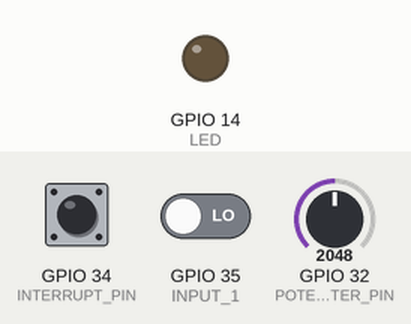
The sketch below on a simulated ESP32. On the bench: output pins drawn as LEDs (lit = HIGH). The inputs (shaded band) are chosen by the test bench; at power-on: GPIO 32 (POTENTIOMETER_PIN) = 2048, GPIO 34 (INTERRUPT_PIN) HIGH, GPIO 35 (INPUT_1) LOW. Pins used as bus, display or sensor lines are not drawn; what the sketch prints to the serial monitor is not drawn.

Above: at 0.1 s.
Timing chart, 0 to 1.8 s (numbered marks = the images above):
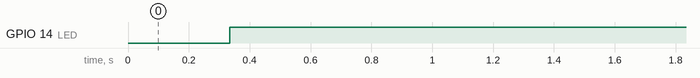

Measured:
- by itself, GPIO 14 (LED): LOW → HIGH at 0.33 s

The sketch:

assignement2.ino
```cpp
/*
Second assignement embedded software

Name : EMONOT--DE CAROLIS Evrard
ID : H00385163

*/

#include <Ticker.h> //we import the Ticker librairie for using cycling executive method

//we define our pin on the ESP32 board

#define INPUT_1 35 //pin for the input button
#define LED 14 //pin for the LED output
#define TASK1 25 //pin to send the SIGNAL B's first assignement
#define INTERRUPT_PIN 34 //pin to read the frequency of a square wave
#define POTENTIOMETER_PIN 32 //pin to read the potentiometer


//we declare our variable and constant (t* correspond to the task where the variable has been used)

bool input_Btn_t2 = 0; //state of the button we read

float frequency_measured_t3;
unsigned long actualTime = micros();//we use micros to check the current time in microseconds
unsigned long passedTime = micros();

unsigned short input_potentiometer_t4 = 0; //value of the potentiometer

unsigned short all_potentiometer_t5[4] = {0,0,0,0}; //array that will received the last 4 values of our potentiometer
unsigned short average_potentiometer_t5 = 0; //value that will contains the average of the last 4 read of the potentiometer

const short max_potentiometer_t7 = 4095; //max value we can get from our potentiometer
bool error_code_t7 = 0; //error_code depending on the value we read on the potentiometer

Ticker periodicTicker; //our ticker object
int counter = 0;


//we declare our functions, each task is a function + 2 other functions (one for the square interrupt and the other for executing a task at a certain frequence)

//we check the period of the square wave, the interrupt is called for the rising edge of the square wave.
void interrupt(){

  passedTime = actualTime;
  actualTime = micros();
}

//we send the signal B from the first assignement
void task1(){

  digitalWrite(TASK1, HIGH);
  delayMicroseconds(50);
  digitalWrite(TASK1, LOW);
}

//we read the input value of the button
void task2(){

  input_Btn_t2 = digitalRead(INPUT_1);
}

//we calculate the frequency of the square signal using the values we get from the interrupt
void task3(){

  frequency_measured_t3 = (1/((actualTime - passedTime)*0.000001));
}

//we read the value of the potentiometer
void task4(){

  input_potentiometer_t4 = analogRead(POTENTIOMETER_PIN);
}

//we calculate the average of the last 4 reads of the potentiometer
void task5(){

  //FIFO list to gather all last potentiometer values
  all_potentiometer_t5[3] = all_potentiometer_t5[2];
  all_potentiometer_t5[2] = all_potentiometer_t5[1];
  all_potentiometer_t5[1] = all_potentiometer_t5[0];
  all_potentiometer_t5[0] = input_potentiometer_t4;

  average_potentiometer_t5 = 0;
  unsigned short i=0;
  for (i=0;i<=3;i++) average_potentiometer_t5 += all_potentiometer_t5[i];
  average_potentiometer_t5 /= 4;
}

//execute 1000 times an empty instruction
void task6(){

  unsigned short j=0;
  for(j=0;j<=999;j++) __asm__ __volatile__ ("nop");
}

//if the average of the potentiometer is higher than half of the maximum of the potentiometer, we put an error code to one, otherwise it is 0
void task7(){

  if (average_potentiometer_t5 > max_potentiometer_t7/2 ) error_code_t7 = 1;
  else error_code_t7 = 0;
}

//we light the LED knowing the error code
void task8(){

  if (error_code_t7 == 1) digitalWrite(LED, HIGH);
  else digitalWrite(LED, LOW);
}

//we display in a csv file format the state of the input button, the frequency of the square wave and the average of the last 4 read of the potentiometer
void task9(){

  Serial.print(input_Btn_t2);
  Serial.print(",");
  Serial.print(frequency_measured_t3);
  Serial.print(",");
  Serial.println(average_potentiometer_t5);
}

//we check the value of our counter and we execute each task at a certain frequency
//we use the modulo operation to execute the task at each new period (for exemple, if the number is 1000, we execute the task every second)
void do_all_task(){

  if (counter % 42 == 0) task1(); //period of signal B in first assignement is 42.15ms
  if (counter % 200 == 0) task2();
  if (counter % 1000 == 0) task3();
  if (counter % 41 == 0) task4();
  if (counter % 41 == 0) task5();
  if (counter % 100 == 0) task6();
  if (counter % 333 == 0) task7();
  if (counter % 333 == 0)task8();
  if (counter % 5000 == 0) task9();

  counter += 1; //we increment our counter of 1ms each time the ticker is called
  if (counter >= 500000) counter = 0; //to avoid an overflow of the counter we arbitrarily
}


//in the setup function, we initialise our pin, and add our ticker
void setup(){

  //initialisation of the serial comunication to print the values in CSV format
  Serial.begin(115200);
  Serial.println("input_state,frequency_value,filtered_analog_input");

  //we initialise our pin as output or input, but also the interruption
  pinMode(INPUT_1, INPUT);
  pinMode(LED, OUTPUT);
  pinMode(TASK1, OUTPUT);
  pinMode(INTERRUPT_PIN, INPUT_PULLUP);
  attachInterrupt(digitalPinToInterrupt(INTERRUPT_PIN), interrupt, RISING);

  periodicTicker.attach_ms(1,do_all_task); //the ticker will called the do_all_task function every ms
}

void loop(){
  // the loop function stays empty as an interrupt will called do_all_task every millisecond
}
//END
```
